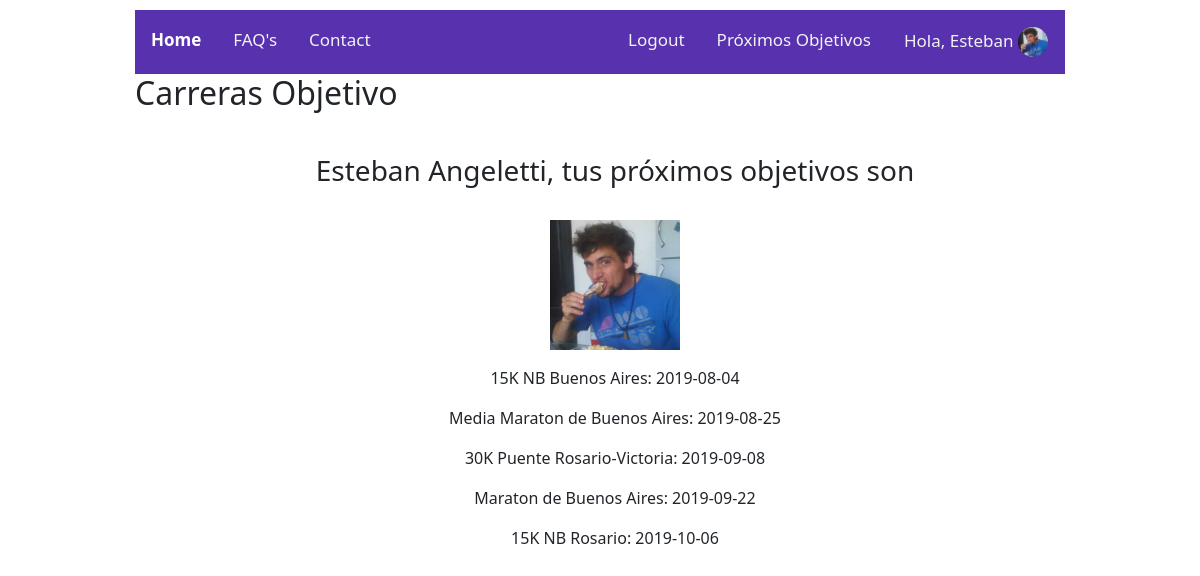
Page /carrerasObjetivo.php (signed in) on the committed database.
### tables this page shows
CREATE TABLE `goals` (
  `id` int(10) unsigned NOT NULL AUTO_INCREMENT,
  `created_at` timestamp NULL DEFAULT NULL,
  `updated_at` timestamp NULL DEFAULT NULL,
  `title` varchar(100) NOT NULL,
  `goal_date` date DEFAULT NULL,
  PRIMARY KEY (`id`)
);

### clases/Query.php (called while the page is built, shortened)
<?php
class Query {
    static public function carrerasObjetivo($pdo,$email) {
        $sql = "SELECT id FROM users WHERE email='$email'";
        $query = $pdo->prepare($sql);
        $query->execute();
        $idUsuario=$query->fetch(PDO::FETCH_ASSOC);
        $id=$idUsuario['id'];
        $sql = "SELECT goals.title, goals.goal_date FROM goals, users_goals, users WHERE users_goals.user_id=users.id AND users_goals.goal_id=goals.id AND users.id=$id ORDER BY goals.goal_date ASC";
        $query = $pdo->prepare($sql);
        $query->execute();
        $carrerasObjetivo=$query->fetchAll(PDO::FETCH_ASSOC);
        return $carrerasObjetivo;
    }
}
?>

### carrerasObjetivo.php (the view, shortened to what this page needs)
<?php
  require_once("autoload.php");
  if (!isset($_SESSION["email"])) {
      redirect("registro.php");
  } else {
    $email=$_SESSION["email"];
    $listadoCarreras = Query::carrerasObjetivo($pdo,$email);
  }
?>
<html>
  <?php include("head.php");?>
    <div class="container">
      <?php include("header.php");?>
        <div>
          <h2> Carreras Objetivo </h2>
          <br>
        </div>
        <div class="container">
          <section class="row text-center ">
            <article class="col-12" >
              <h3><?=$_SESSION["nombre"]." ".$_SESSION["apellido"];?>, tus próximos objetivos son </h3>
              <br>
              <p>
              <img src="img/fotosUsers/<?=$_SESSION["imagen"];?>" alt="Avatar" height=130px>
              </p>
              <p>
                <?php foreach ($listadoCarreras as $key => $value): ?>
                    <ul><?= $value["title"].": ".$value["goal_date"]?></ul>
                <?php endforeach;?>
              </p>
            </article>
          </section>
        </div>
  </div>
</html>

### css/styles.css (style rules this page uses)
* { box-sizing: border-box; margin: 0 auto; padding: 0; }
.container { width: 960px; position: relative; top: 10px; }

### rows in the picture
goals: title "15K NB Buenos Aires", goal_date "2019-08-04"
goals: title "Media Maraton de Buenos Aires", goal_date "2019-08-25"
goals: title "30K Puente Rosario-Victoria", goal_date "2019-09-08"
goals: title "Maraton de Buenos Aires", goal_date "2019-09-22"
goals: title "15K NB Rosario", goal_date "2019-10-06"

### other values in the picture
$_SESSION["nombre"] "Esteban"
$_SESSION["apellido"] "Angeletti"
